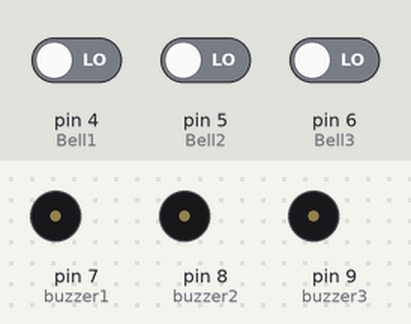
Simulated run of this sketch. Board: Arduino Uno, built with avr-gcc and run on an emulated ATmega328P. Parts: buzzer (waves = sounding, pin HIGH). The inputs (shaded band) are chosen by the test bench; at power-on: pin 4 (Bell1) LOW, pin 5 (Bell2) LOW, pin 6 (Bell3) LOW.

Above: at 1.2 s.
1.3 s: pin 4 (Bell1) driven HIGH
At 1.9 s:
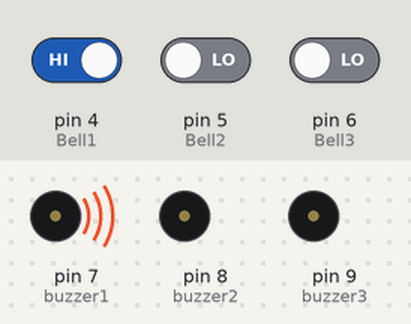
2.8 s: pin 4 (Bell1) driven LOW and pin 5 (Bell2) driven HIGH
5.8 s: pin 5 (Bell2) driven LOW
At 6.9 s:
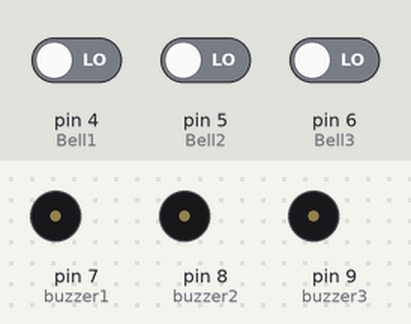
7.8 s: pin 6 (Bell3) driven HIGH
At 8.1 s:
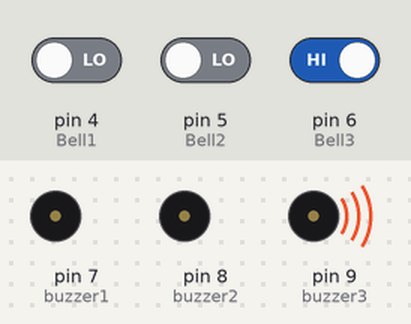
9.3 s: pin 5 (Bell2) driven HIGH and pin 6 (Bell3) driven LOW
At 14.7 s:
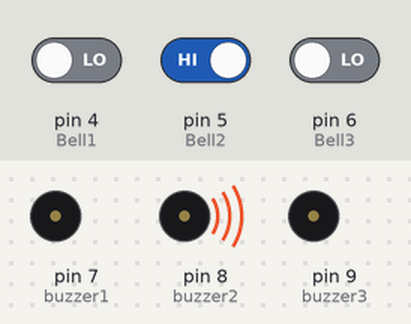
Timing chart, 0 to 15.8 s (numbered marks = the images above; inputs shaded):
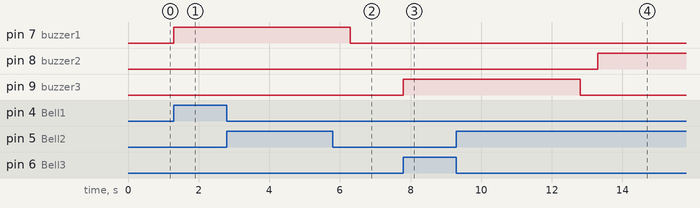

The sketch:

quiz_bell0.ino
```cpp
const int Bell1 = 4;
const int Bell2 = 5;
const int Bell3 = 6; /*this is telling the board we are working with 3 bells button
and also their ports on the board*/

const int buzzer1 = 7;
const int buzzer2 = 8;
const int buzzer3 = 9;/*this is telling the board we are working with 3 buzzers
and also their ports on the board*/
int dper = 5000;/*delay period*/
int bellState1 = 0;
int bellState2 = 0;
int bellState3 = 0;

void setup() {
  pinMode(Bell1, INPUT);
  pinMode(Bell2, INPUT);
  pinMode(Bell3, INPUT); /*bells are inputs*/
  pinMode(buzzer1, OUTPUT); /*buzzers are outputs*/
  digitalWrite(buzzer1, LOW);/*start the program with the buzzer off*/
  pinMode(buzzer2, OUTPUT);
  digitalWrite(buzzer2, LOW);
  pinMode(buzzer3, OUTPUT);
  digitalWrite(buzzer3, LOW);
  Serial.begin(9600);

}

void loop() {

  // read the state of the pushbutton value:
  bellState1 = digitalRead(Bell1);
  bellState2 = digitalRead(Bell2);
  bellState3 = digitalRead(Bell3);

  if(bellState1 == HIGH)
  {
   digitalWrite(buzzer1, HIGH);
   delay(dper);
   digitalWrite(buzzer1, LOW);
   delay(500);
    }

   if(bellState2 == HIGH)
  {
   digitalWrite(buzzer2, HIGH);
   delay(dper);
   digitalWrite(buzzer2, LOW);
   delay(500);
    }

  if(bellState3 == HIGH)
  {
   digitalWrite(buzzer3, HIGH);
   delay(dper);
   digitalWrite(buzzer3, LOW);
   delay(500);
    }

}
```

Measured:
- after the input at 1.3 s, pin 7 (buzzer1): LOW → HIGH at once
- after the input at 2.8 s, every drawn part: stays the same
- after the input at 5.8 s, pin 8 (buzzer2): stays LOW (without the input it goes to HIGH after 1.0 s)
- after the input at 7.8 s, pin 9 (buzzer3): LOW → HIGH at once
- after the input at 9.3 s, pin 8 (buzzer2): LOW → HIGH after 4.0 s; pin 9 (buzzer3): goes on until 12.8 s, then stays LOW
